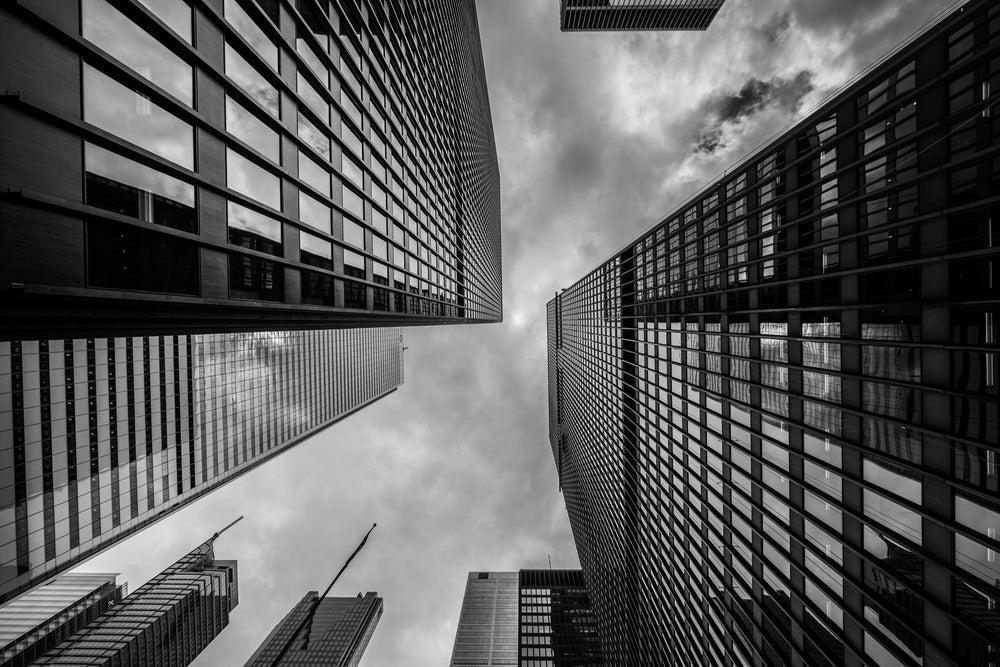
#> input picture CS 484 - Computer Vision/HW1/assignment/images/convolution_spatial_domain.jpg, 1000 x 667 px, found by its file name
$ python Convolution_1.py
#> lines starting #> are read from the running program, lines starting #| are printed output that depends on the picture
import numpy as np
import matplotlib.pyplot as plt

# Convolution function
def convolve_2d(image, kernel):
    # Image and kernel dimensions
    image_height, image_width = image.shape
    kernel_height, kernel_width = kernel.shape

    # Output image after convolution
    output = np.zeros_like(image)

    # Calculate padding for each side
    pad_height = kernel_height // 2
    pad_width = kernel_width // 2

    # Pad the image with zeros on all sides
    padded_image = np.pad(image, ((pad_height, pad_height), (pad_width, pad_width)), mode='constant', constant_values=0)

    # Perform the convolution
    for i in range(image_height):
        for j in range(image_width):
            # Extract the region of interest
            region = padded_image[i:i + kernel_height, j:j + kernel_width]
            # Apply the filter (element-wise multiplication and summing)
            output[i, j] = np.sum(region * kernel)

    return output

# Sobel and Prewitt kernels for edge detection
sobel_x = np.array([[1, 0, -1], [2, 0, -2], [1, 0, -1]])
sobel_y = np.array([[1, 2, 1], [0, 0, 0], [-1, -2, -1]])

prewitt_x = np.array([[1, 0, -1], [1, 0, -1], [1, 0, -1]])
prewitt_y = np.array([[1, 1, 1], [0, 0, 0], [-1, -1, -1]])

# Load and prepare the grayscale image
image_path = "/Users/handeeryilmaz/Downloads/HW1/images/convolution_spatial_domain.jpg"
image = plt.imread(image_path)
#> image is the input picture: shape (667, 1000); min 0, max 255, mean 89.3
if image.ndim == 3:  # Convert to grayscale if the image is RGB
    image = np.mean(image[:, :, :3], axis=2)

# Apply Sobel filters
sobel_x_result = convolve_2d(image, sobel_x)
#> in convolve_2d, `padded_image = np.pad(image, ((pad_height, pad_height), (pad_width, pa..`:
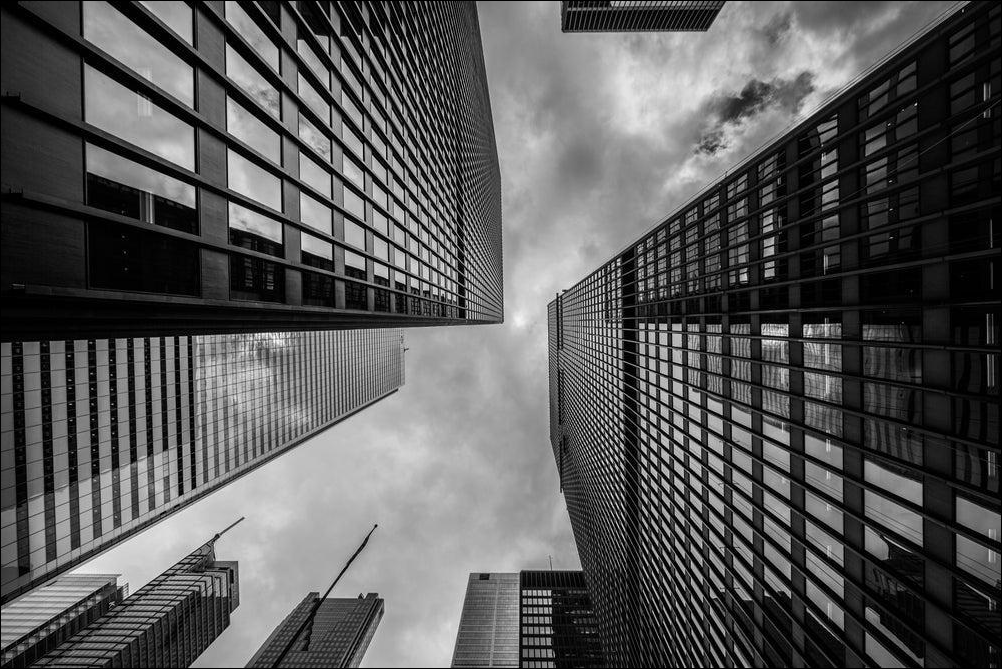
#> padded_image: shape (669, 1002); min 0, max 255, mean 88.8
#> after the loop in convolve_2d, `for i in range(image_height):`:
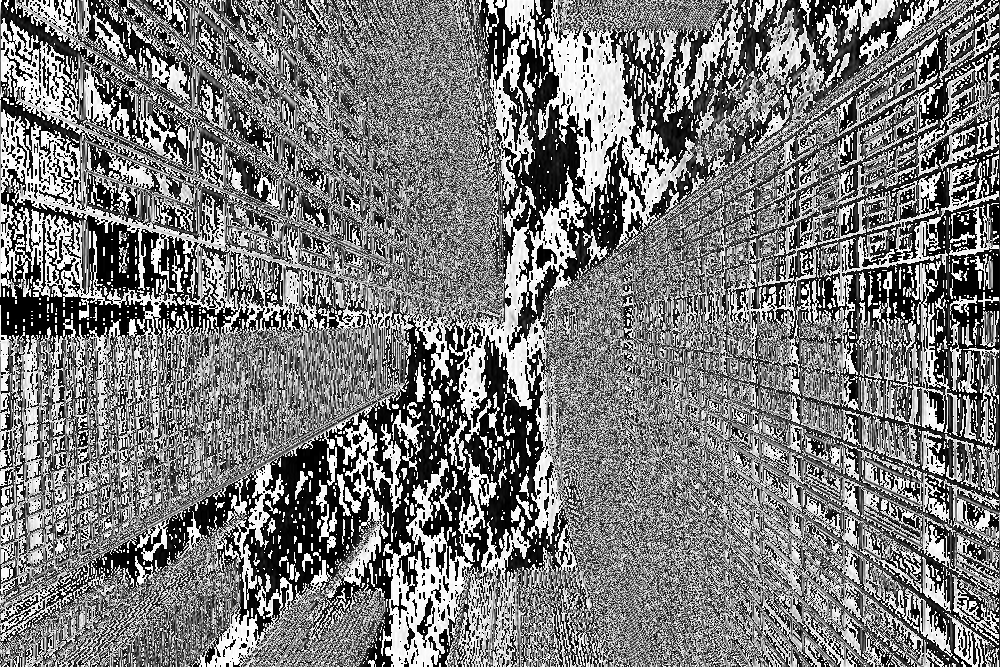
#> output: shape (667, 1000); min 0, max 255, mean 122.3
sobel_y_result = convolve_2d(image, sobel_y)
#> after the loop in convolve_2d (call 2), `for i in range(image_height):`:
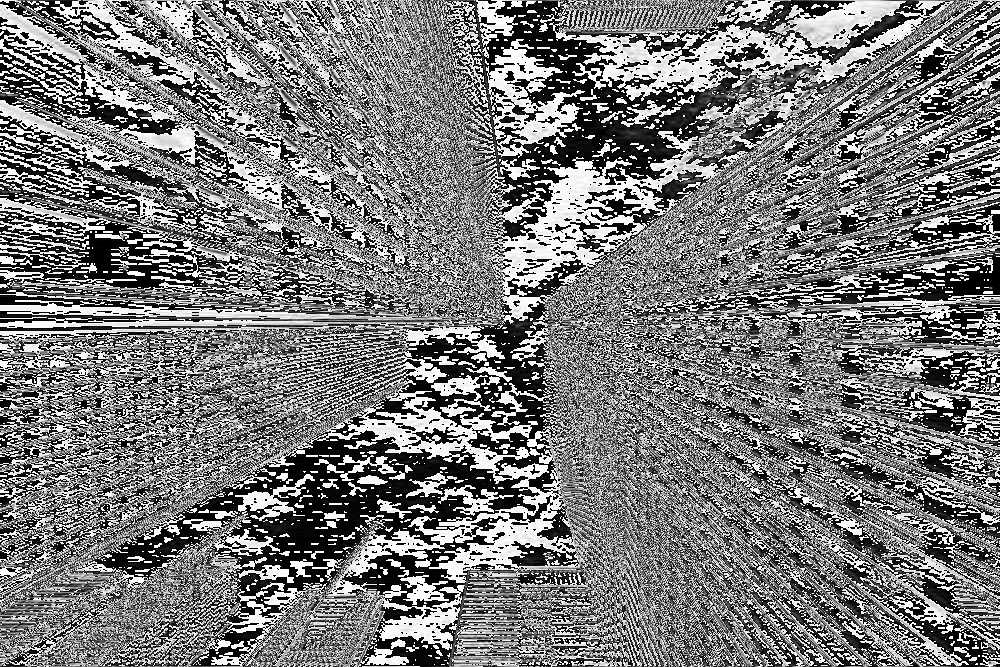
#> output: shape (667, 1000); min 0, max 255, mean 121.6
sobel_result = np.hypot(sobel_x_result, sobel_y_result)  # Combined magnitude of Sobel
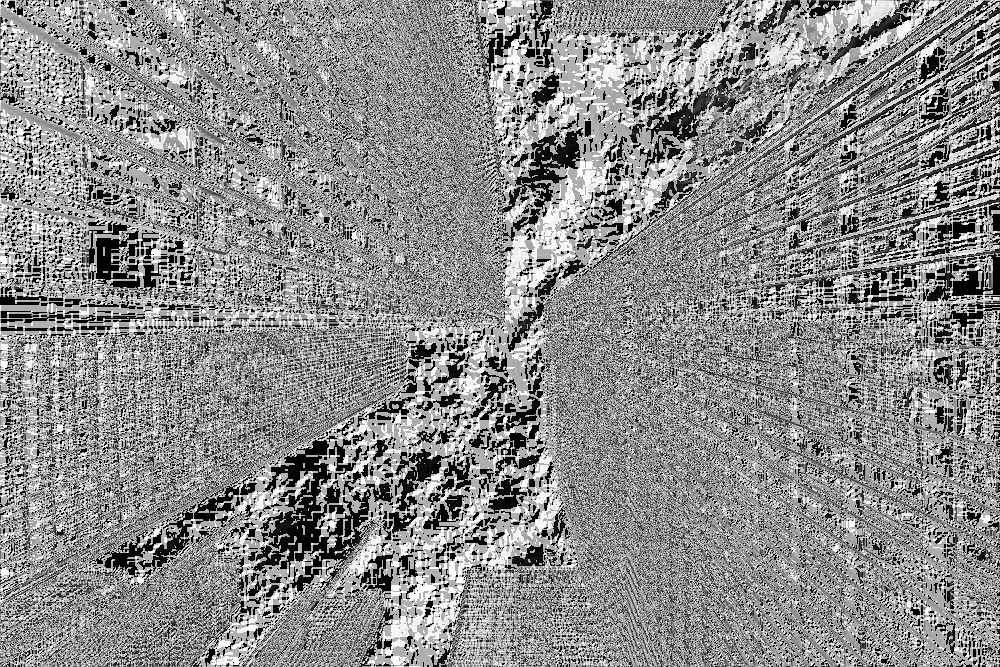
#> sobel_result: shape (667, 1000) float16; min 0, max 360.5, mean 198.2; drawn with min black and max white

# Apply Prewitt filters
prewitt_x_result = convolve_2d(image, prewitt_x)
#> after the loop in convolve_2d (call 3), `for i in range(image_height):`:
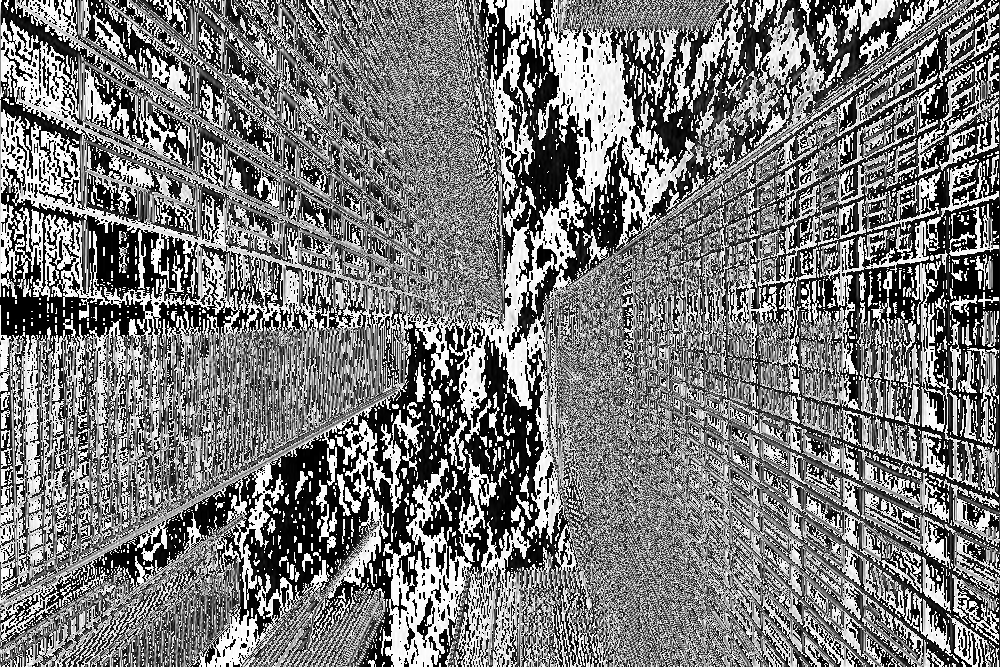
#> output: shape (667, 1000); min 0, max 255, mean 121.8
prewitt_y_result = convolve_2d(image, prewitt_y)
#> after the loop in convolve_2d (call 4), `for i in range(image_height):`:
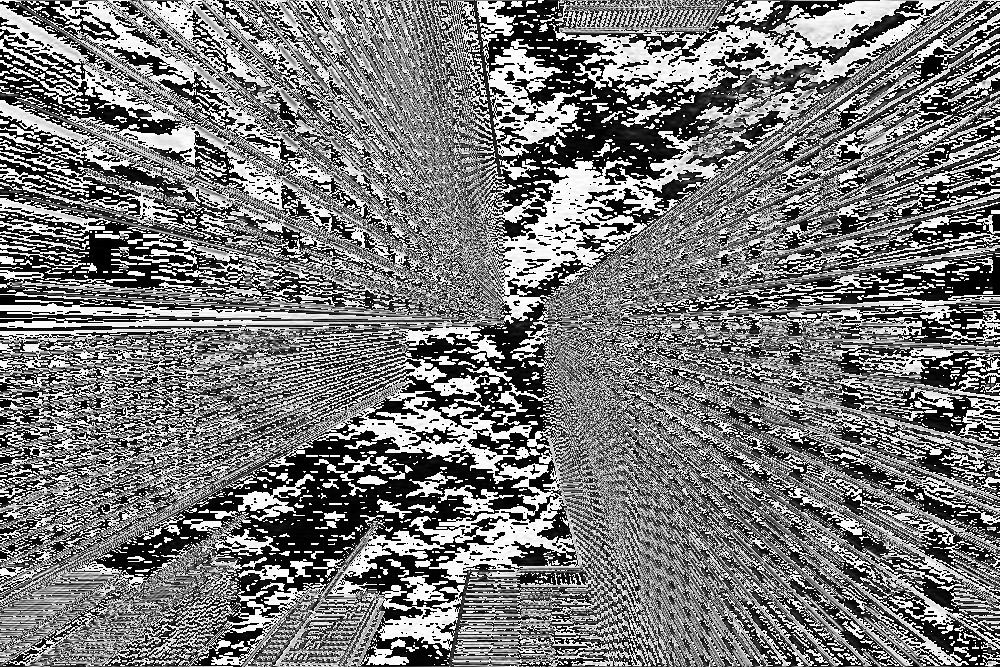
#> output: shape (667, 1000); min 0, max 255, mean 121.2
prewitt_result = np.hypot(prewitt_x_result, prewitt_y_result)  # Combined magnitude of Prewitt
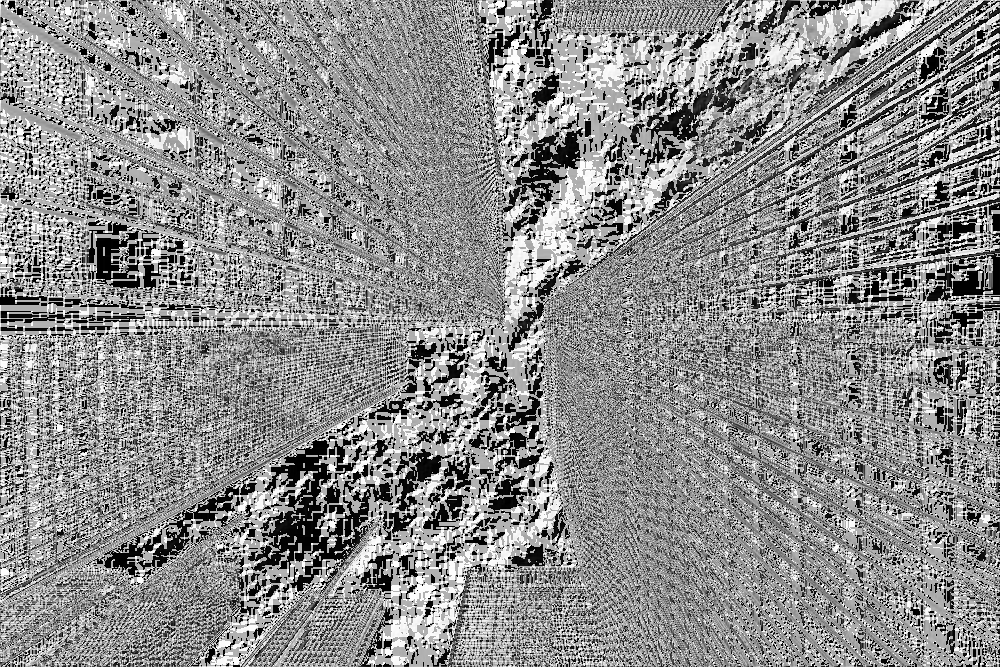
#> prewitt_result: shape (667, 1000) float16; min 0, max 360.5, mean 199; drawn with min black and max white

# Display the results
fig, ax = plt.subplots(2, 3, figsize=(15, 10))

ax[0, 0].imshow(image, cmap="gray")
ax[0, 0].set_title("Original Image")

ax[0, 1].imshow(sobel_result, cmap="gray")
ax[0, 1].set_title("Sobel Edge Detection")

ax[0, 2].imshow(prewitt_result, cmap="gray")
ax[0, 2].set_title("Prewitt Edge Detection")

ax[1, 0].imshow(sobel_x_result, cmap="gray")
ax[1, 0].set_title("Sobel - Horizontal Edges")

ax[1, 1].imshow(sobel_y_result, cmap="gray")
ax[1, 1].set_title("Sobel - Vertical Edges")

ax[1, 2].imshow(prewitt_x_result, cmap="gray")
ax[1, 2].set_title("Prewitt - Horizontal Edges")

plt.tight_layout()
plt.show()

$ run again, with CS 484 - Computer Vision/HW1/assignment/images/convolution_freq_domain.jpg copied over CS 484 - Computer Vision/HW1/assignment/images/convolution_spatial_domain.jpg
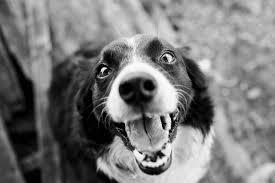
#> input picture CS 484 - Computer Vision/HW1/assignment/images/convolution_freq_domain.jpg, 275 x 183 px, found by its file name
#> image is the input picture: shape (183, 275); min 0, max 255, mean 120.7
#> after the loop in convolve_2d (call 4), `for i in range(image_height):`:
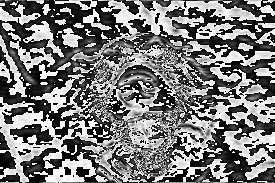
#> output: shape (183, 275); min 0, max 255, mean 121.2
#> `prewitt_result = np.hypot(prewitt_x_result, prewitt_y_result)`:
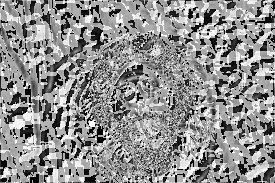
#> prewitt_result: shape (183, 275) float16; min 0, max 360.5, mean 203; drawn with min black and max white

$ run again, with CS 484 - Computer Vision/HW1/assignment/images/hist1.jpg copied over CS 484 - Computer Vision/HW1/assignment/images/convolution_spatial_domain.jpg
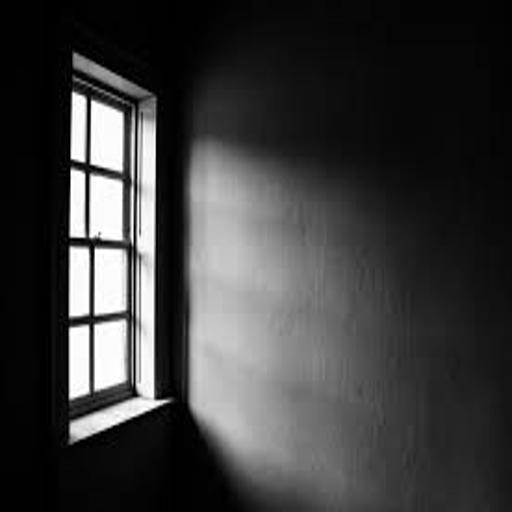
#> input picture CS 484 - Computer Vision/HW1/assignment/images/hist1.jpg, 512 x 512 px, found by its file name
#> image is the input picture: shape (512, 512); min 0, max 255, mean 59.7
#> after the loop in convolve_2d (call 4), `for i in range(image_height):`:
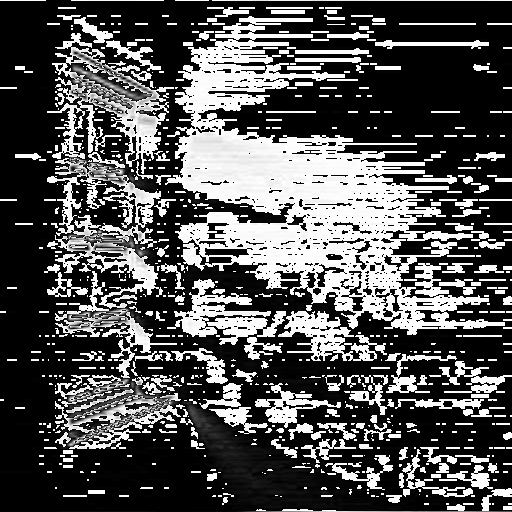
#> output: shape (512, 512); min 0, max 255, mean 83.3
#> `prewitt_result = np.hypot(prewitt_x_result, prewitt_y_result)`:
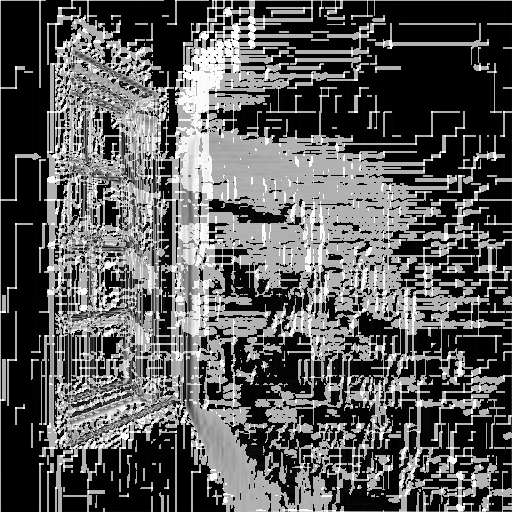
#> prewitt_result: shape (512, 512) float16; min 0, max 360.5, mean 127.5; drawn with min black and max white
